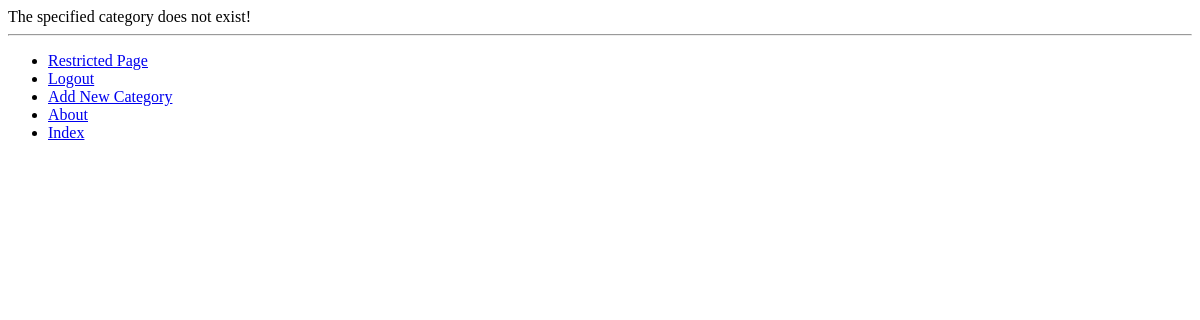
Before: /rango/category/hi/add_page/ (signed in) with the older database file.
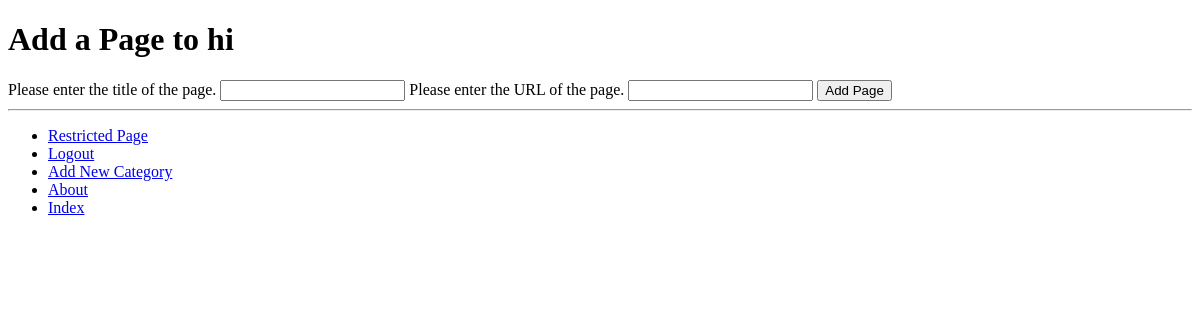
After: the same page with the newer database file.
### rango/models.py (models this page shows, shortened)
class Category(models.Model):
    name = models.CharField(max_length=128, unique=True)
    views = models.IntegerField(default=0)
    likes = models.IntegerField(default=0)
    slug = models.SlugField(unique=True)
    class Meta:
        verbose_name_plural = 'Categories'

### rango/views.py (the view, shortened to what this page needs)
# urls.py: url(r'^category/(?P<category_name_slug>[\w\-]+)/add_page/$',
@login_required
def add_page(request, category_name_slug):
    try:
        category = Category.objects.get(slug=category_name_slug)
    except Category.DoesNotExist:
        category = None
    form = PageForm()
    context_dict = {'form':form, 'category': category}
    return render(request, 'rango/add_page.html', context_dict)

### rango/forms.py (shortened to what this page needs)
class PageForm(forms.ModelForm):
    title = forms.CharField(max_length=128, help_text="Please enter the title of the page.")
    url = forms.URLField(max_length=200, help_text="Please enter the URL of the page.")
    views = forms.IntegerField(widget=forms.HiddenInput(), initial=0)
    class Meta:
        model = Page
        exclude = ('category',)

### templates/rango/add_page.html (shortened to what this page needs)
{% extends 'rango/base.html' %}
{% load staticfiles %}
{% block body_block %}
    {% if category %}
    <h1>Add a Page to {{ category.name }}</h1>
    <form id="page_form" method="post" action="/rango/category/{{ category.slug }}/add_page/">
        {% for field in form.visible_fields %}
            {{ field.help_text }}
            {{ field }}
        {% endfor %}
        <input type="submit" name="submit" value="Add Page"/>
    </form>
    {% else %}
        The specified category does not exist!
    {% endif %}
{% endblock %}

Changed rows visible on the page:
now on this page (row edited): Category: name "hi"
changed Category: slug "django" → "hi" (drawn)
Other visible differences:
form field submit: (not shown) → "Add Page"
text no longer shown: "The specified category does not exist!"
text now shown: "Add a Page to"
new list line: "Please enter the title of the page. "
new list line: "Please enter the URL of the page. "
